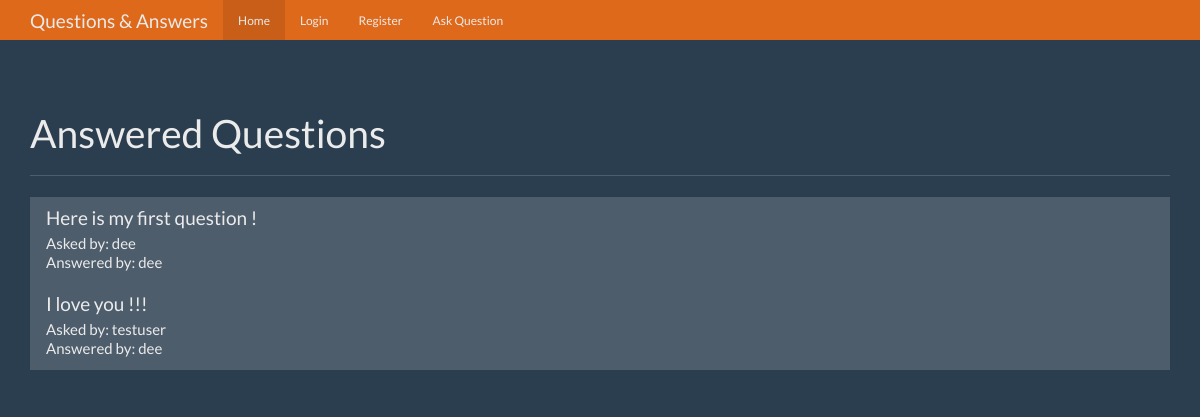
The page / on the database its author committed.
### tables this page shows
CREATE TABLE "questions" (
	`id`	integer PRIMARY KEY AUTOINCREMENT,
	`question_text`	TEXT NOT NULL,
	`answer_text`	TEXT,
	`asked_by_id`	integer NOT NULL,
	`expert_id`	integer NOT NULL
);

CREATE TABLE users (
    id integer primary key autoincrement,
    name text not null,
    password text not null,
    expert boolean not null,
    admin boolean not null
);

### app.py (the view)
@app.route('/')
def index():
    user = get_active_user()
    db = get_db()
    questions_cur = db.execute("""SELECT questions.id as question_id, questions.question_text, askers.name as asker_name, experts.name as expert_name
                                FROM questions JOIN users as askers ON askers.id = questions.id
                                JOIN users as experts ON questions.expert_id = experts.id
                                WHERE questions.answer_text IS NOT NULL""")
    questions = questions_cur.fetchall()
    return render_template('home.html', user=user, questions=questions)

### app.py (called while the page is built)
def get_active_user():
    active_user = None
    if 'user' in session:
        user = session['user']
        db = get_db()
        user_cur = db.execute('SELECT * FROM users WHERE name = ?', [user])
        active_user = user_cur.fetchone()
    return active_user

### database.py (called while the page is built)
def connect_db():
    sql = sqlite3.connect('/home/codemask/Documents/FlaskProject/question_answer/questions.db')
    sql.row_factory = sqlite3.Row
    return sql

def get_db():
    if not hasattr(g, 'sqlite_db'):
        g.sqlite_db = connect_db()
    return g.sqlite_db

### templates/home.html (shortened to what this page needs)
<!DOCTYPE html>
<html lang="en">
  <head>
    <link href="{{ url_for('static', filename='bootstrap.min.css') }}" rel="stylesheet">
    <link href="{{ url_for('static', filename='theme.css') }}" rel="stylesheet">
  </head>
  <body>
    <nav class="navbar navbar-inverse navbar-fixed-top">
      <div class="container">
        <div class="navbar-header">
          <a class="navbar-brand" href="#">Questions & Answers</a>
        </div>
        <div id="navbar" class="navbar-collapse collapse">
          <ul class="nav navbar-nav">
            <li class="active"><a href="{{ url_for('index') }}">Home</a></li>
            {% if not user %}
            <li><a href="{{ url_for('login') }}">Login</a></li>
            <li><a href="{{ url_for('register') }}">Register</a></li>
            <li><a href="{{ url_for('login') }}">Ask Question</a></li>
            {% endif %}
          </ul>
        </div>
      </div>
    </nav>
    <div class="container theme-showcase" role="main">
      <div class="page-header">
        <h1>Answered Questions</h1>
      </div>
      <div class="row">
        <div class="col-lg-12">
          <div class="list-group">
            {% for question in questions %}
            <a href="{{ url_for('question', question_id=question['question_id']) }}" class="list-group-item">
                <h4 class="list-group-item-heading">{{ question['question_text'] }}</h4>
                <p class="list-group-item-text">Asked by: {{ question['asker_name'] }}</p>
                <p class="list-group-item-text">Answered by: {{ question['expert_name'] }}</p>
            </a>
            {% endfor %}
          </div>
        </div>
      </div>
    </div>
  </body>
</html>

### static/theme.css (style rules this page uses)
body { padding-top: 70px; padding-bottom: 30px; }

### rows shown on the page
questions: question_text "Here is my first question !", asker_name "dee", expert_name "dee"
questions: question_text "I love you !!!", asker_name "testuser", expert_name "dee"
